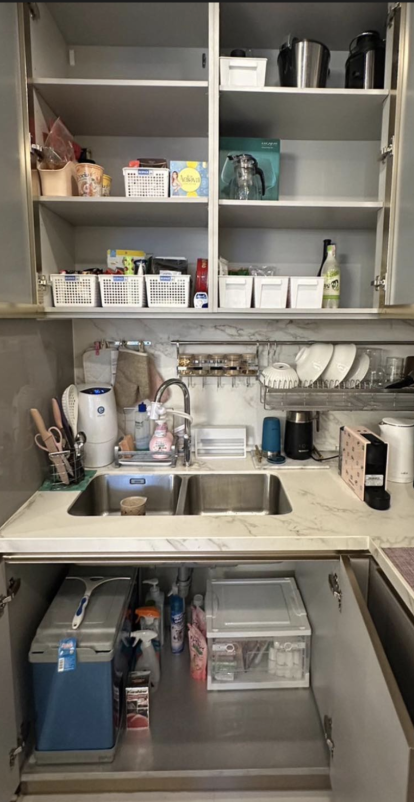
#> input picture test_color_entropy/img/After2_2.png, 828 x 1604 px (shown at 1/2 size)
$ jupyter execute index.ipynb
#> lines starting #> are read from the running program, lines starting #| are printed output that depends on the picture; long printed decimals are rounded
[cell 1]
import matplotlib.pyplot as plt
from skimage import io

img_path = "../img/After2_2.png" #path to the image
img = io.imread(img_path)
#> img is the input picture: shape (1604, 828, 4); mean R, G, B, A 120.6, 114.6, 104.6, 255
plt.imshow(img)
plt.show()
print(img.shape) # show dimension of image
#| (1604, 828, 4)
dim1, dim2 = img.shape[0], img.shape[1]
#> dim1 = 1604; dim2 = 828
num_channels = img.shape[2]
#> num_channels = 4

[cell 2]
# [4 lines of commented-out code are left out]

[cell 3]
from skimage.measure.entropy import shannon_entropy
print(shannon_entropy(img[:,:,0]))
#| 7.741

from skimage.filters.rank import entropy
from skimage.morphology import disk
entr_img = entropy(img[:,:,0], disk(10))
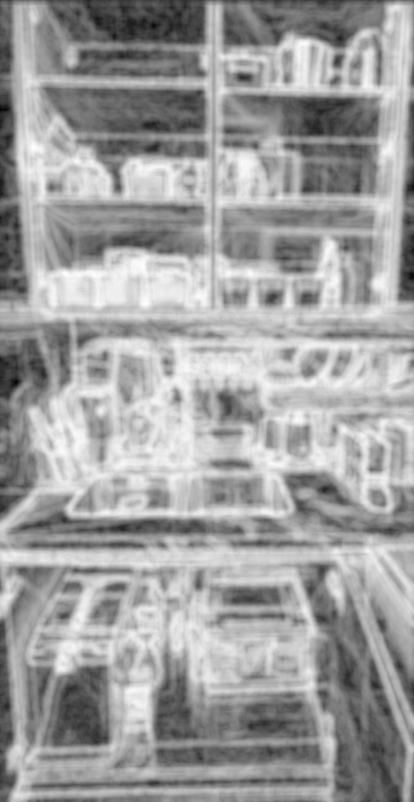
#> entr_img: shape (1604, 828) float64 (shown at 1/2 size); min 0.0927, max 7.28, mean 4.58; drawn with min black and max white
plt.imshow(entr_img, cmap='viridis')
plt.show()
